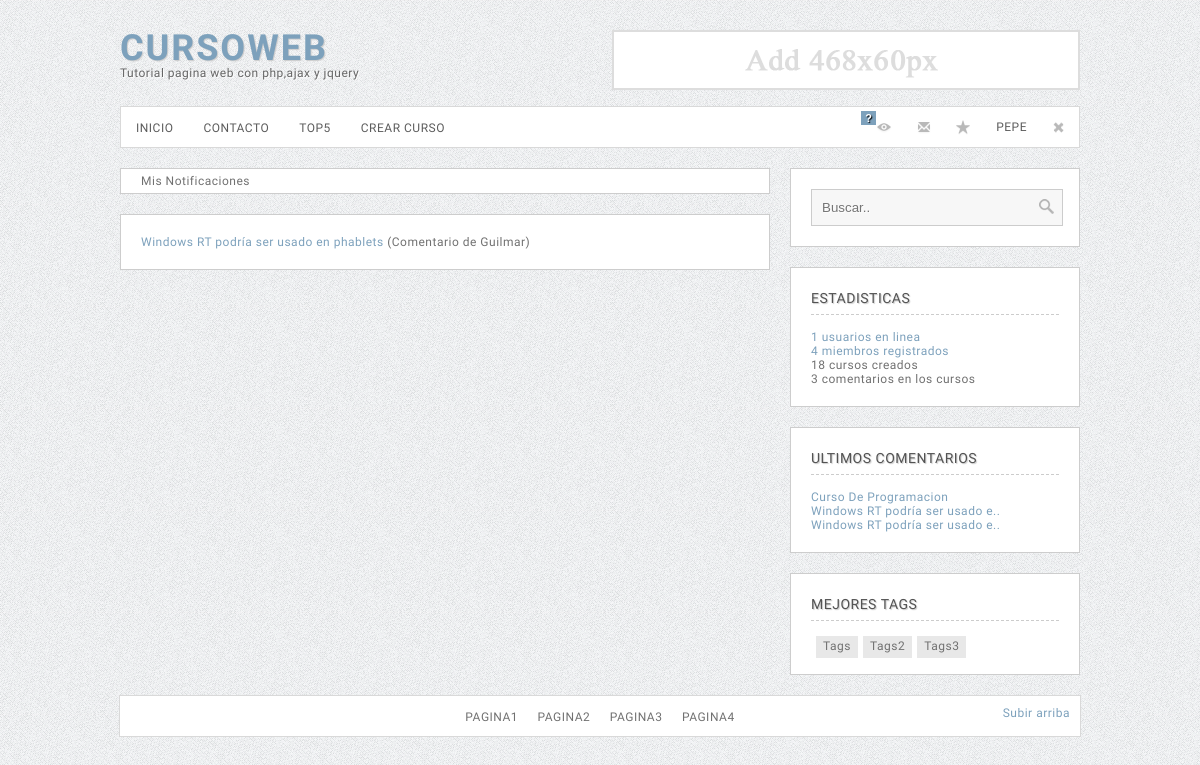
Screenshot of /user/notificaciones.php (signed in) with the database file from the repository.
### tables this page shows
CREATE TABLE `z_datos` (
  `id` int(11) NOT NULL,
  `nombre` varchar(50) NOT NULL,
  `url` varchar(100) NOT NULL,
  `email` varchar(100) NOT NULL
);

CREATE TABLE `z_users` (
  `id` int(11) NOT NULL,
  `nombre` varchar(50) NOT NULL,
  `password` varchar(60) NOT NULL,
  `recuperar` varchar(100) NOT NULL,
  `email` varchar(60) NOT NULL,
  `ultima` timestamp NOT NULL DEFAULT CURRENT_TIMESTAMP,
  `avatar` varchar(50) NOT NULL DEFAULT 'no_avatar.jpg',
  `rango` int(11) NOT NULL,
  `lema` text NOT NULL,
  `puntos` int(11) NOT NULL
);

CREATE TABLE `z_notifica` (
  `id` int(11) NOT NULL,
  `post` int(11) NOT NULL,
  `comenta` int(11) NOT NULL,
  `autor` int(11) NOT NULL,
  `estado` int(11) NOT NULL DEFAULT '0'
);

CREATE TABLE `z_posts` (
  `id` int(11) NOT NULL,
  `titulo` varchar(100) NOT NULL,
  `url` varchar(150) NOT NULL,
  `contenido` text NOT NULL,
  `autor` int(11) NOT NULL,
  `fecha` timestamp NOT NULL DEFAULT CURRENT_TIMESTAMP,
  `visitas` int(11) NOT NULL,
  `time` int(11) NOT NULL,
  `puntos` int(11) NOT NULL DEFAULT '0',
  `keywords` varchar(150) NOT NULL,
  `descripcion` text NOT NULL,
  `urlamigable` varchar(100) NOT NULL,
  `youtube` varchar(255) NOT NULL
);

CREATE TABLE `z_coment` (
  `id` int(11) NOT NULL,
  `autor` int(11) NOT NULL,
  `post` int(11) NOT NULL,
  `comentario` text NOT NULL
);

### inc/funciones.php (called while the page is built, shortened)
<?php
if (!function_exists("GetSQLValueString")) {
function GetSQLValueString($theValue, $theType, $theDefinedValue = "", $theNotDefinedValue = "")
{
  $theValue = function_exists("mysql_real_escape_string") ? mysql_real_escape_string($theValue) : mysql_escape_string($theValue);
  switch ($theType) {
    case "text":
      $theValue = ($theValue != "") ? "'" . $theValue . "'" : "NULL";
      break;
    case "long":
    case "int":
      $theValue = ($theValue != "") ? intval($theValue) : "NULL";
      break;
  }
  return $theValue;
}
}
function UrlAmigablesInvertida($seo)
{
	global $database_conexion, $conexion;
	$query_Recordset13434 = sprintf ("SELECT z_posts.urlamigable FROM z_posts WHERE z_posts.id = '%s'" ,$seo);
	$Recordset13434 = mysql_query($query_Recordset13434, $conexion) or die(mysql_error());
	$row_Recordset13434 = mysql_fetch_assoc($Recordset13434);
    return $row_Recordset13434['urlamigable'];
}
		$query_SacarDatosWeb = "SELECT * FROM z_datos";
		$SacarDatosWeb = mysql_query($query_SacarDatosWeb, $conexion) or die(mysql_error());
		$row_SacarDatosWeb = mysql_fetch_assoc($SacarDatosWeb);
		$urlWeb=$row_SacarDatosWeb['url'];
function NotificacionesPendientes($usuario)
{
	global $database_conexion, $conexion;
	$query_DatosFuncion = sprintf("SELECT * FROM z_notifica WHERE autor = %s AND estado=0", GetSQLValueString($usuario, "int"));
	$DatosFuncion = mysql_query($query_DatosFuncion, $conexion) or die(mysql_error());
	$totalRows_DatosFuncion = mysql_num_rows($DatosFuncion);
	if ($totalRows_DatosFuncion>0) return true;
	else
	return false;
}
function nombre ($iduser){
			global $database_conexion, $conexion;
			$query_ObtenerNombre = sprintf ("SELECT z_users.nombre FROM z_users WHERE z_users.id = %s",$iduser,"int");
			$ObtenerNombre = mysql_query($query_ObtenerNombre, $conexion) or die(mysql_error());
			$row_ObtenerNombre = mysql_fetch_assoc($ObtenerNombre);
			return $row_ObtenerNombre['nombre'];
}
function saber_titulo ($idpost){
			global $database_conexion, $conexion;
			$query_ObtenerNombre = sprintf ("SELECT z_posts.titulo FROM z_posts WHERE z_posts.id = %s",$idpost,"int");
			$ObtenerNombre = mysql_query($query_ObtenerNombre, $conexion) or die(mysql_error());
			$row_ObtenerNombre = mysql_fetch_assoc($ObtenerNombre);
			return $row_ObtenerNombre['titulo'];
}
$logoutAction = $_SERVER['PHP_SELF']."?doLogout=true";
?>

### Connections/conexion.php (called while the page is built, shortened)
<?php
$hostname_conexion = "localhost";
$database_conexion = "bdsistemas";
$username_conexion = "root";
$password_conexion = "";
$conexion = mysql_pconnect($hostname_conexion, $username_conexion, $password_conexion) or trigger_error(mysql_error(),E_USER_ERROR);
?>
<?php if (is_file("inc/funciones.php")){
	include ("inc/funciones.php");
	}
	else {
	include ("../inc/funciones.php");
	}
?>

### user/notificaciones.php (the view, shortened to what this page needs)
<?php require_once('../Connections/conexion.php');
		$query_SacarEnviados = sprintf("SELECT * FROM z_notifica WHERE autor=%s ORDER BY id DESC",$_SESSION['MM_Id'],"int");
		$SacarEnviados = mysql_query($query_SacarEnviados, $conexion) or die(mysql_error());
		$row_SacarEnviados = mysql_fetch_assoc($SacarEnviados);
		$totalRows_SacarEnviados = mysql_num_rows($SacarEnviados);
?>
<!DOCTYPE html PUBLIC "-//W3C//DTD XHTML 1.0 Transitional//EN" "http://www.w3.org/TR/xhtml1/DTD/xhtml1-transitional.dtd">
<html xmlns="http://www.w3.org/1999/xhtml">
<head>
<link rel="stylesheet" type="text/css" href="../css/estilos.css"/>
</head>
<body>
<div id="principal">
  <div id="head">
    <div id="logo">
      <h1><a href="<?php echo $urlWeb ?>">cursoweb</a> </h1>
      Tutorial pagina web con php,ajax y jquery
    </div>
    <div id="add468"><img src="../img/add468.png" width="468" height="60" /></div>
  </div>
  <?php include("../inc/menu.php"); ?>
  <div id="leftt">
    <div id="section_info">Mis Notificaciones</div>
<?php  if ($totalRows_SacarEnviados!=0) {?>
 <?php do { ?>
    <div id="section_l"><a href="<?php echo $urlWeb ?>mis_post.php?date=<?php echo $row_SacarEnviados['post'] ?>"><?php echo saber_titulo($row_SacarEnviados['post']) ?></a> (Comentario de <?php echo nombre($row_SacarEnviados['comenta']) ?>)</div>
    <?php } while ($row_SacarEnviados = mysql_fetch_assoc($SacarEnviados)); ?>
    <?php }?>
  </div>
  <div id="rigthh">
    <?php include("../inc/buscador.php"); ?>
    <?php include("../inc/stats.php"); ?>
    <?php include("../inc/last_com.php"); ?>
    <?php include("../inc/tags.php"); ?>
  </div>
</div><div id="footer"><div id="txt_fo"><a href="#">Pagina1</a> <a href="#">Pagina2</a> <a href="#">Pagina3</a> <a href="#">Pagina4</a></div>
<div class="item_top"><a href="" id="arriba">Subir arriba</a></div>
</div>
</body>
</html>

### inc/menu.php (shortened to what this page needs)
<div id="menu">
    <div id="item_me"><a href="<?php echo $urlWeb ?>index.php">Inicio</a></div>
    <div id="item_me"><a href="<?php echo $urlWeb ?>contacto.php">Contacto</a></div>
    <div id="item_me"><a href="<?php echo $urlWeb ?>tops.php">Top5</a></div>
  <?php   if (isset ($_SESSION['MM_Id'])){ ?>
	 <div id="item_me"><a href="<?php echo $urlWeb ?>agregar.php">Crear CURSO</a></div>
    <?php }?>
    <?php if (isset ($_SESSION['MM_Id'])){ ?>
  <div id="item_op"><a href="<?php echo $logoutAction ?>"> <img src="<?php echo $urlWeb ?>img/out.png" width="16" height="16" /></a></div>
     <div id="item_op" style="margin-top:1px"><a href="<?php echo $urlWeb ?>user/perfil.php"><?php echo nombre($_SESSION['MM_Id']) ?></a>
  </div>
    <div id="item_op"><a href="<?php echo $urlWeb ?>user/favoritos.php"><img src="<?php echo $urlWeb ?>img/fav.png" width="16" height="16" /></a></div>
   <div id="item_op">
   <a href="<?php echo $urlWeb ?>user/recibidos.php"><img  src="<?php echo $urlWeb ?>img/msn.png" width="16" height="16" /></a></div>
    <div id="item_op">
     <?php if  (NotificacionesPendientes($_SESSION['MM_Id'])){ ?>
    <div id="notifica_msn">?</div>
    <?php }?>
    <a href="<?php echo $urlWeb ?>user/notificaciones.php"><img src="<?php echo $urlWeb ?>img/notifica.png" width="16" height="16" /></a></div>
    <?php }
	else {?>
 <div id="item_op"><a href="<?php echo $urlWeb ?>user/registro.php">Registro</a></div>
    <div id="item_op"><a  onclick="javascript:ver();" style="cursor:pointer">Loguearse</a></div>
    <?php }?>
  </div>

### inc/last_com.php (shortened to what this page needs)
<?php
$maxRows_LastComents = 7;
$pageNum_LastComents = 0;
$startRow_LastComents = $pageNum_LastComents * $maxRows_LastComents;
$query_LastComents = "SELECT * FROM z_coment ORDER BY z_coment.id DESC";
$query_limit_LastComents = sprintf("%s LIMIT %d, %d", $query_LastComents, $startRow_LastComents, $maxRows_LastComents);
$LastComents = mysql_query($query_limit_LastComents, $conexion) or die(mysql_error());
$row_LastComents = mysql_fetch_assoc($LastComents);
?>
<div id="sectio_r">
      <div id="side_r">ultimos comentarios</div>
      <?php do { ?>
        <span class="txt_side"><a href="<?php echo $urlWeb ?><?php echo UrlAmigablesInvertida($row_LastComents['post']) ?>.html">
	 <?php $titulolargo=saber_titulo($row_LastComents['post']);  if ((strlen($titulolargo))> 30) { $titulolargo=substr($titulolargo, 0, 30).".."; }
 echo $titulolargo?>
  </a></span><br />
        <?php } while ($row_LastComents = mysql_fetch_assoc($LastComents)); ?>
    </div>

### css/estilos.css (style rules this page uses)
body { background: #E9E9E9 url(../img/white-texture.png) repeat; font-size: 12px; letter-spacing: 0.5px; color: #717171; font-family: 'Istok Web',arial,serif; }
html { overflow-y:scroll; }
a { text-decoration: none; color: #7da1bc; }
#principal { overflow: hidden; width: 960px; margin: 30px auto 0px auto; }
#head { height: 66px; }
#logo { float: left; color: #666; text-shadow: 1px 1px 1px #FFF; }
#logo h1 { color: #909090; margin: 0!important; line-height: 1em!important; font-size: 36px; font-style: normal; text-transform: uppercase; letter-spacing: 2px; text-shadow: 1px 1px 1px #CCC; }
#menu { background: #FFF; margin-top: 10px; height: 40px; border: 1px solid #d9d9d9; margin-bottom: 20px; }
#menu a { color: #5c5c5c; }
#leftt { float: left; width: 650px; }
#rigthh { float: right; width: 290px; }
#section_l { padding: 20px; background: #FFF; border: 1px solid #cdcdcd; margin-bottom: 20px; }
#section_info { padding: 5px 20px; background: #FFF; border: 1px solid #cdcdcd; margin-bottom: 20px; }
#sectio_r { padding: 20px; background: #FFF; border: 1px solid #cdcdcd; margin-bottom: 20px; }
#item_me { padding: 0 15px; text-transform:uppercase; float:left; line-height: 43px; }
#footer { background-color: #FFF; height: 40px; margin: auto; width: 960px; border: 1px solid #d9d9d9; margin-bottom: 30px; }
#txt_fo { text-transform: uppercase; padding-top: 14px; text-align: center; margin: 0px auto; }
#add468 { height: 60px; width: 468px; float: right; }
#txt_fo a { color: #717171; padding:0px 8px; }
#item_op { padding: 12px; text-transform:uppercase; float: right; }
#side_r { border-bottom: 1px dashed #CCC; padding-bottom: 5px; margin-top: 0px!important; margin-bottom: 15px; color: #535353; font-size:14px; line-height: 1.5em; text-transform: uppercase; font-weight: normal; text-shadow: 1px 1px 1px #CCC; }
.txt_side { margin-bottom: 5px; }
#notifica_msn { text-shadow: 1px 1px 1px #000; font-size: 11px; padding: 1px 4px; position: absolute; z-index: 999; color:#fff; margin-top: -8px; margin-left: -15px; background-color: #7da1bc; font-weight: bold; font-family:helvetica,arial,sans-serif; }
.item_top { float:right; margin-top: -18px; margin-right: 10px; }

### rows the page displays
z_datos: url (picture)
z_users: nombre "PEPE"
z_notifica: post.titulo "Windows RT podría ser usado en phablets", comenta.nombre "Guilmar"
z_coment: post.titulo "Curso De Programacion"
z_coment: post.titulo "Windows RT podría ser usado e.."
z_coment: post.titulo "Windows RT podría ser usado e.."

### other values shown
$totalRows_Estadisticason "1"
$totalRows_EstadisticasWeb "4"
$totalRows_EstadisticasPost "18"
$totalRows_EstadisticasCom "3"
